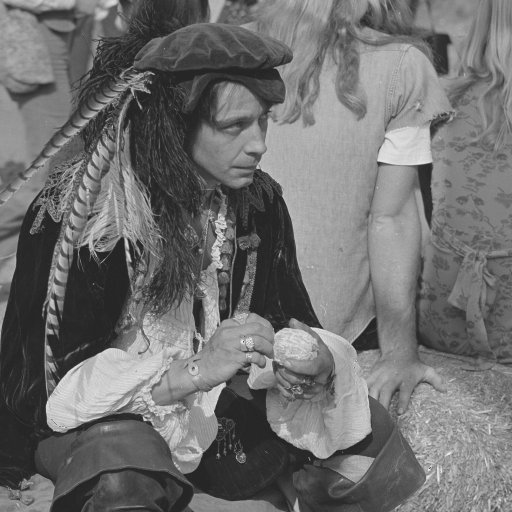
#> input picture HW3/pirate.tif, 512 x 512 px
$ python hw3.py
#> lines starting #> are read from the running program, lines starting #| are printed output that depends on the picture
import matplotlib.pyplot as plt
import numpy as np
import cv2
from skimage.util import random_noise
import glob

def fun1(x):
    return -np.sin(2*np.pi*x)

def fun2(x):
    return 6+2*np.cos(4*np.pi*x)+8*np.cos(2*np.pi*x)

def fun3(x):
    return 2-2*np.cos(2*np.pi*x)

if __name__ == '__main__':
    img = cv2.imread('pirate.tif', 0)
#> img is the input picture: shape (512, 512); min 36, max 241, mean 111.6
    kernel = np.array([[0,0.25,0],[0.25,0,0.25],[0,0.25,0]])
    filtered_img = cv2.filter2D(img, -1, kernel)

    #R = np.array([[np.cos(np.deg2rad(45)), -np.sin(np.deg2rad(45))],[np.sin(np.deg2rad(45)), np.cos(np.deg2rad(45))]])

    plt.subplot(2, 2, 1)
    plt.title('original'); plt.xticks([]), plt.yticks([])
    plt.imshow(img, cmap='gray')

    plt.subplot(2, 2, 2)
    plt.title('filtered'); plt.xticks([]), plt.yticks([])
    plt.imshow(filtered_img, cmap='gray')

    f_original = np.fft.fft2(filtered_img)
    fshift_original = np.fft.fftshift(f_original)
    magnitude_spectrum_original = 20 * np.log(np.abs(fshift_original))
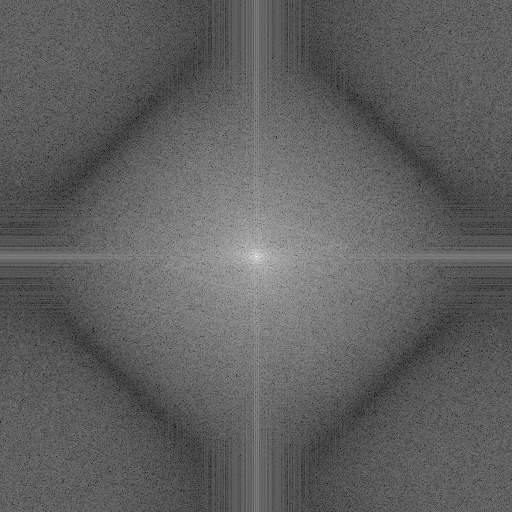
#> magnitude_spectrum_original: shape (512, 512) float64; min 16.98, max 343.8, mean 140.8; drawn with min black and max white

    f_filtered = np.fft.fft2(filtered_img)
    fshift_filtered = np.fft.fftshift(f_filtered)
    magnitude_spectrum_filtered = 20 * np.log(np.abs(fshift_filtered))

    plt.subplot(2, 2, 3)
    plt.title('original freq'); plt.xticks([]), plt.yticks([])
    plt.imshow(magnitude_spectrum_original, cmap='gray')

    plt.subplot(2, 2, 4)
    plt.title('filtered freq'); plt.xticks([]), plt.yticks([])
    plt.imshow(magnitude_spectrum_filtered, cmap='gray')

    plt.show()
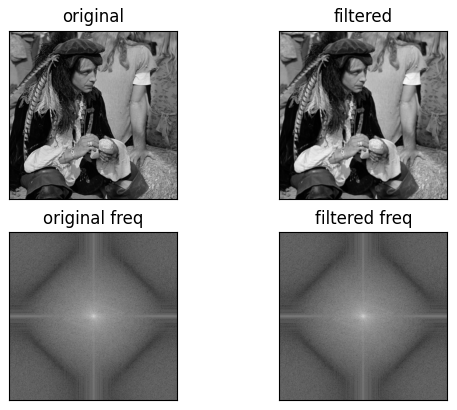
#> figure drawn by matplotlib, 4 panels

    x = np.linspace(0,0.5*np.pi)
    y = fun3(x)
    plt.grid(color='r', linestyle='-', linewidth=0.1)
    plt.plot(x,y)

    plt.show()
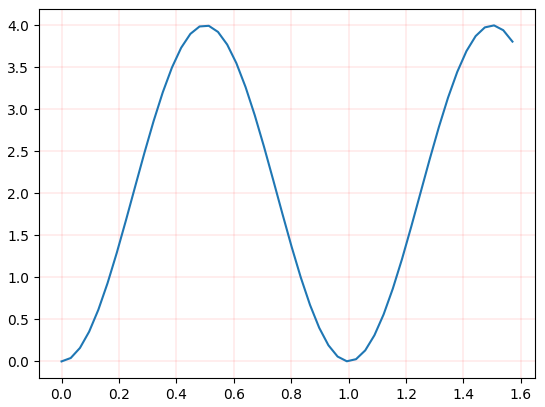
#> figure drawn by matplotlib, 1 panel; curve peaks at x = 1.51, y = 4

$ run again, with HW3/G0702695.JPG saved as HW3/pirate.tif
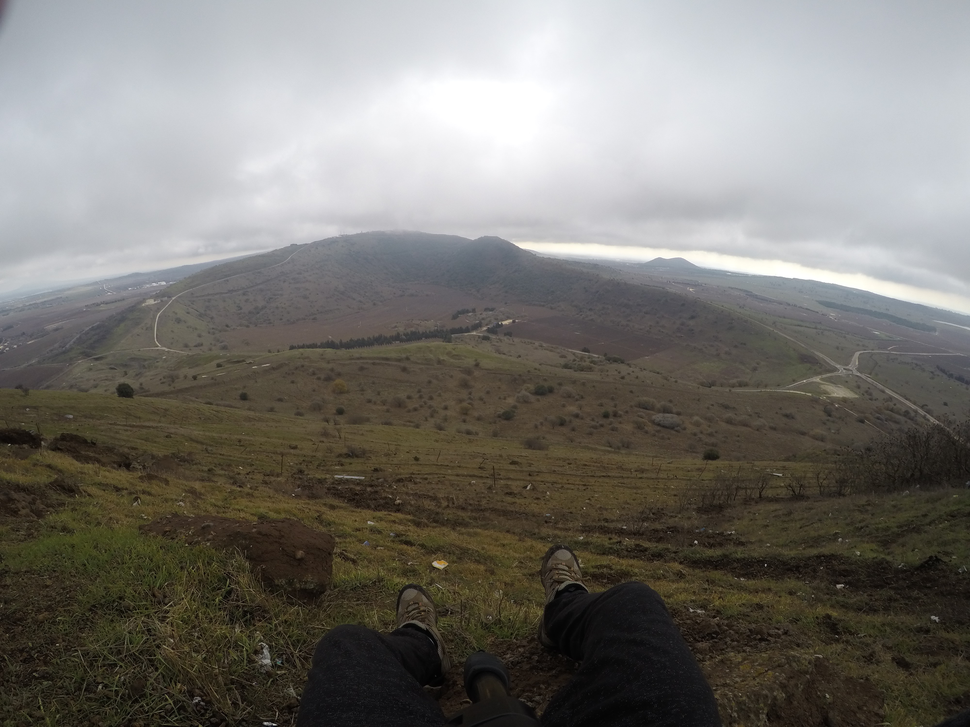
#> input picture HW3/G0702695.JPG, 970 x 727 px, shrunk from 4000 x 3000 before the run
#> `magnitude_spectrum_original = 20 * np.log(np.abs(fshift_original))`:
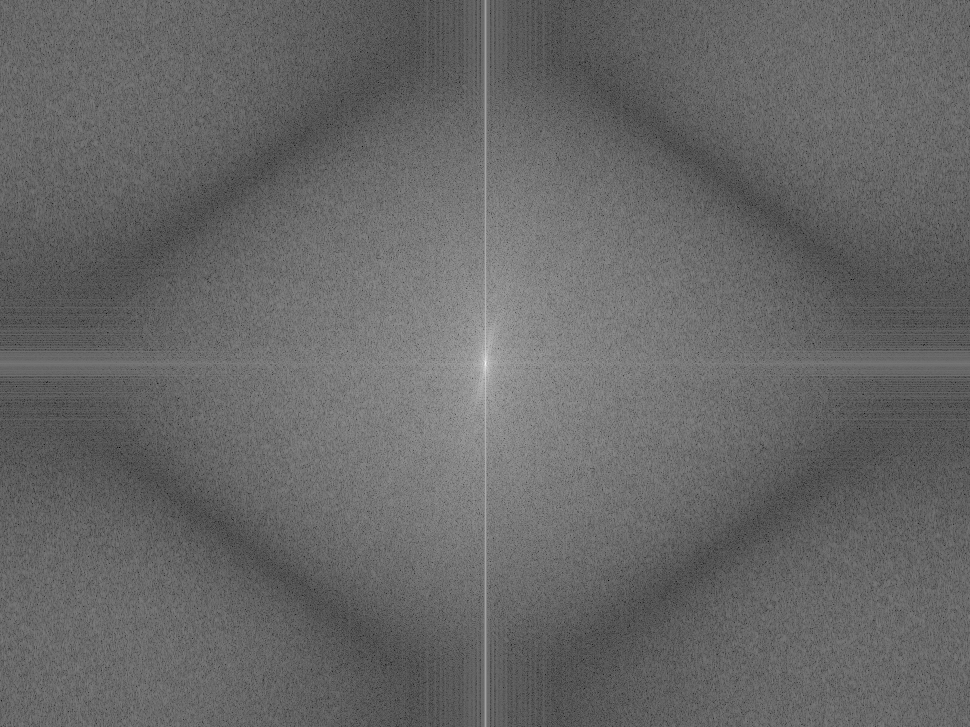
#> magnitude_spectrum_original: shape (727, 970) float64; min -11.21, max 364.5, mean 141; drawn with min black and max white
#> `plt.show()`:
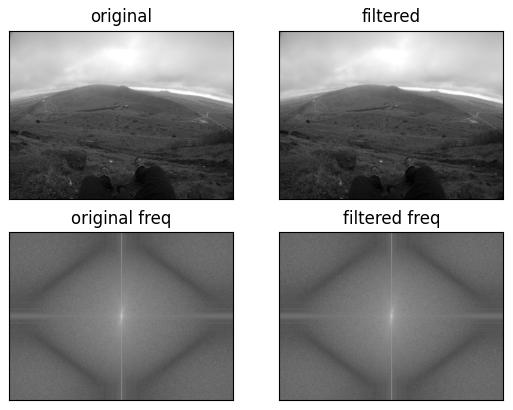
#> figure drawn by matplotlib, 4 panels
